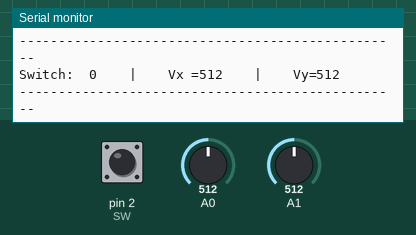
A sketch run on a simulated Arduino Uno, built with avr-gcc and run on an emulated ATmega328P. Parts: the last lines printed to the serial monitor. The test bench sets the inputs (shaded band); at power-on: A0 = 512, A1 = 512, pin 2 (SW) LOW.

Above: at 1.8 s.
1.9 s: A0 set to 0
At 2.7 s:
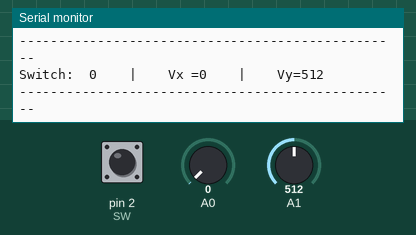
6.0 s: A1 set to 0
At 7.0 s:
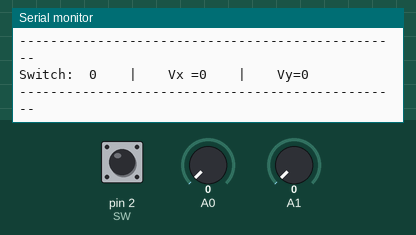
10.1 s: A0 set to 122
At 11.1 s:
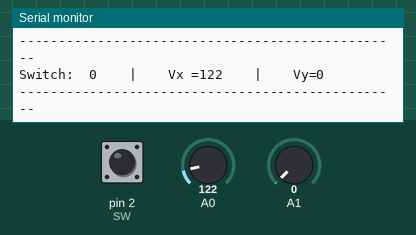
14.2 s: A0 set to 1023
At 14.8 s:
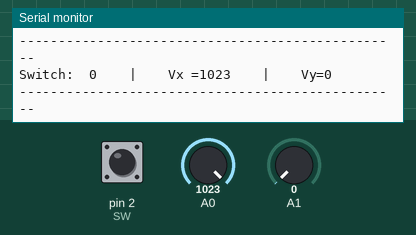
18.3 s: A0 set to 900
At 19.3 s:
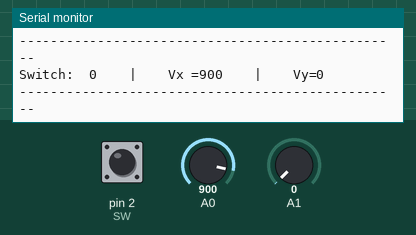
22.4 s: pin 2 (SW) pulled HIGH for 1.25 s
Timing chart, 0 to 25.4 s (numbered marks = the images above; inputs shaded):
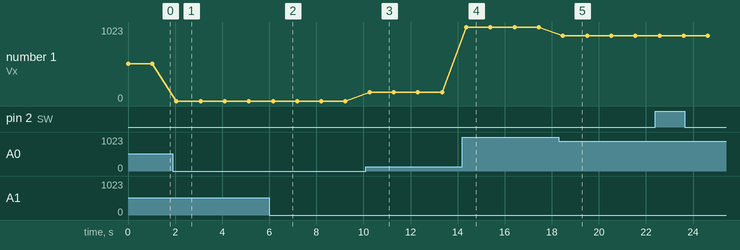

The sketch:

JoyStick.ino
```cpp
const int SW = 2;
void setup() {
  // put your setup code here, to run once:
Serial.begin(9600);
analogReference(DEFAULT);
}

void loop() {
  int vx = analogRead(A0);
  int vy = analogRead(A1);
  Serial.print("Switch:  ");
  Serial.print(digitalRead(SW));

  Serial.print("    | \t Vx =");
  Serial.print(vx);
  Serial.print("    | \t Vy=");
  Serial.println(vy);
  Serial.println("-------------------------------------------------");
  delay(1000);
}
```

Measured:
- after the input at 1.9 s, the serial monitor: prints a new line after 0.16 s (image 1)
- after the input at 6.0 s, the serial monitor: prints a new line after 0.16 s (image 2)
- after the input at 10.1 s, the serial monitor: prints a new line after 0.16 s (image 3)
- after the input at 14.2 s, the serial monitor: prints a new line after 0.16 s (image 4)
- after the input at 18.3 s, the serial monitor: prints a new line after 0.17 s (image 5)
- plotted number 1: 0 → 122 after the input at 10.1 s, 122 → 1023 after the input at 14.2 s, 1023 → 900 after the input at 18.3 s
